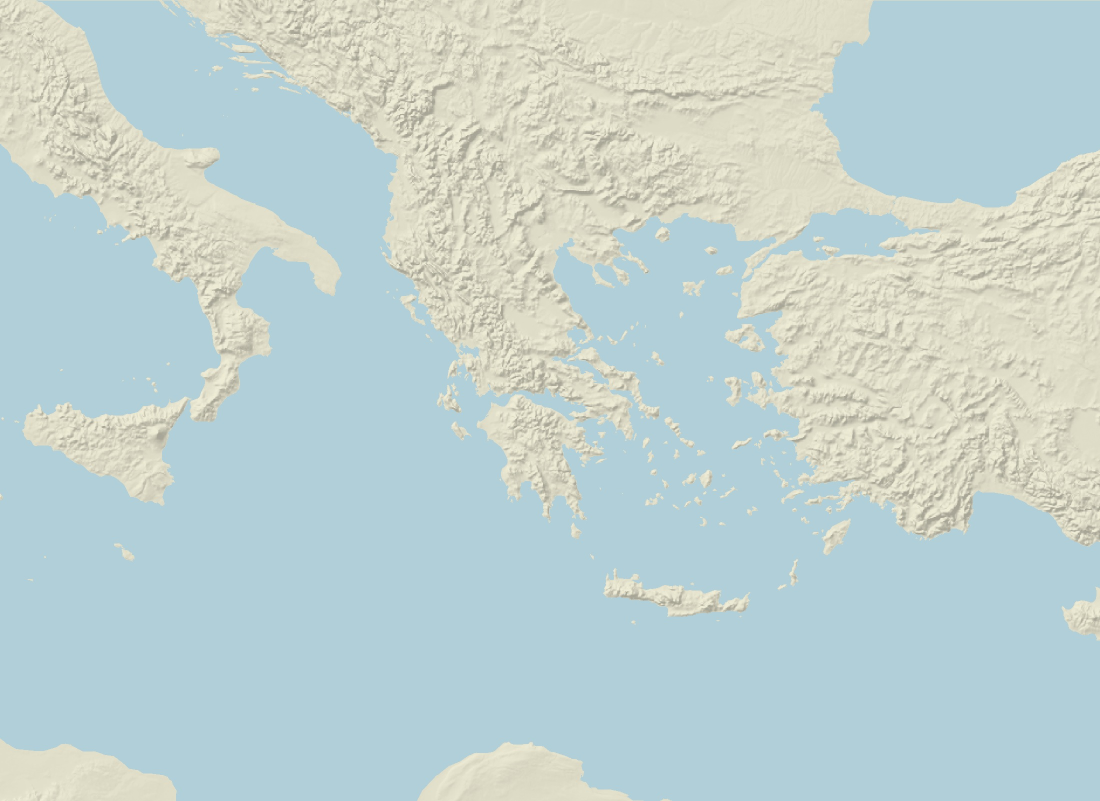
#> input picture maps/atlas/terrain/overview.png, 2200 x 1602 px (shown at 1/2 size)
$ python -i generate-atlas-terrain.py   (imports and definitions only)
#> lines starting #> are read from the running program, lines starting #| are printed output that depends on the picture
"""Generate physical atlas assets. Requires Pillow, NumPy, SciPy and Shapely.

Usage: python scripts/generate-atlas-terrain.py --shorelines gshhs_f.b
       --land-cover NE1_HR_LC.tif
Sources and licenses are recorded in maps/atlas/terrain/sources.json.
Only GSHHG level 1 (ocean shoreline) is read; no roads or political data.
"""
import argparse
import hashlib
import json
import math
import struct
from pathlib import Path

import numpy as np
from PIL import Image, ImageEnhance
from scipy.ndimage import distance_transform_edt, map_coordinates
from shapely import make_valid
from shapely.geometry import Polygon, box, mapping

ROOT = Path(__file__).resolve().parents[1]
OUT = ROOT / 'maps/atlas/terrain'
BOUNDS = (12, 32, 33, 44)  # lon min, lat min, lon max, lat max; padding around focused map


def coast(path):
    extent = box(*BOUNDS)
    polygons = []
    with open(path, 'rb') as source:
        while header := source.read(44):
            ident, n, flag, west, east, south, north, *_ = struct.unpack('>11i', header)
            if flag & 255 != 1 or east / 1e6 < BOUNDS[0] or west / 1e6 > BOUNDS[2] or north / 1e6 < BOUNDS[1] or south / 1e6 > BOUNDS[3]:
                source.seek(n * 8, 1)
                continue
            points = [(x / 1e6 if x <= 180000000 else x / 1e6 - 360, y / 1e6)
                      for x, y in struct.iter_unpack('>2i', source.read(n * 8))]
            shape = make_valid(Polygon(points)).intersection(extent).simplify(.0002, preserve_topology=True)
            parts = [shape] if shape.geom_type == 'Polygon' else getattr(shape, 'geoms', [])
            polygons.extend(mapping(p)['coordinates'] for p in parts if p.geom_type == 'Polygon' and not p.is_empty)
    coordinates = [[[[round(x, 6), round(y, 6)] for x, y in ring] for ring in poly] for poly in polygons]
    result = {'type': 'Feature', 'properties': {'source': 'GSHHG 2.3.7 full resolution, ocean shorelines', 'simplification_degrees': .0002},
              'geometry': {'type': 'MultiPolygon', 'coordinates': coordinates}}
    (OUT / 'land.geojson').write_text(json.dumps(result, separators=(',', ':')) + '\n')
    return sum(len(r) for p in coordinates for r in p), len(coordinates)


def mercator(lat):
    return math.log(math.tan(math.pi / 4 + math.radians(lat) / 2))


def colors(path):
#> called with path = '../maps/atlas/terrain/overview.png'
    Image.MAX_IMAGE_PIXELS = None
    source = Image.open(path).convert('RGB')
#> source is the input picture: PIL image 2200x1602 RGB; mean R, G, B 192.3, 210.2, 208.8
    west, south, east, north = BOUNDS
    w, h = source.size
#> w = 2200; h = 1602
    left, top = round((west + 180) / 360 * w), round((90 - north) / 180 * h)
#> left = 1173; top = 409
    pixels = np.asarray(source.crop((left, top, round((east + 180) / 360 * w), round((90 - south) / 180 * h)))).copy()
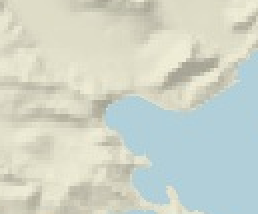
#> pixels: shape (107, 129, 3) (shown 2 times larger); mean R, G, B 205.9, 212.3, 200.4
    # Natural Earth's raster water mask is coarser than the vector coast. Extend
    # nearby land colors across its white water pixels, then use the exact vector
    # mask in the browser. This prevents white steps/fringes and restores tiny islands.
    water = np.all(pixels >= 250, axis=2)
#> water: shape (107, 129) bool; every value is 0
    nearest = distance_transform_edt(water, return_distances=False, return_indices=True)
    pixels[water] = pixels[tuple(nearest[:, water])]
    width = 4096
    height = round(width * (mercator(north) - mercator(south)) / math.radians(east - west))
    latitudes = np.degrees(2 * np.arctan(np.exp(np.linspace(mercator(north), mercator(south), height))) - math.pi / 2)
    rows = (90 - latitudes) / 180 * h - top - .5
#> rows = 2982 values from -0.1 to 106.7
    cols = np.linspace(0, pixels.shape[1] - 1, width)
#> cols = 4096 values from 0 to 128
    yy, xx = np.meshgrid(rows, cols, indexing='ij')
    result = np.stack([map_coordinates(pixels[:, :, channel], [yy, xx], order=1, mode='nearest') for channel in range(3)], axis=2)
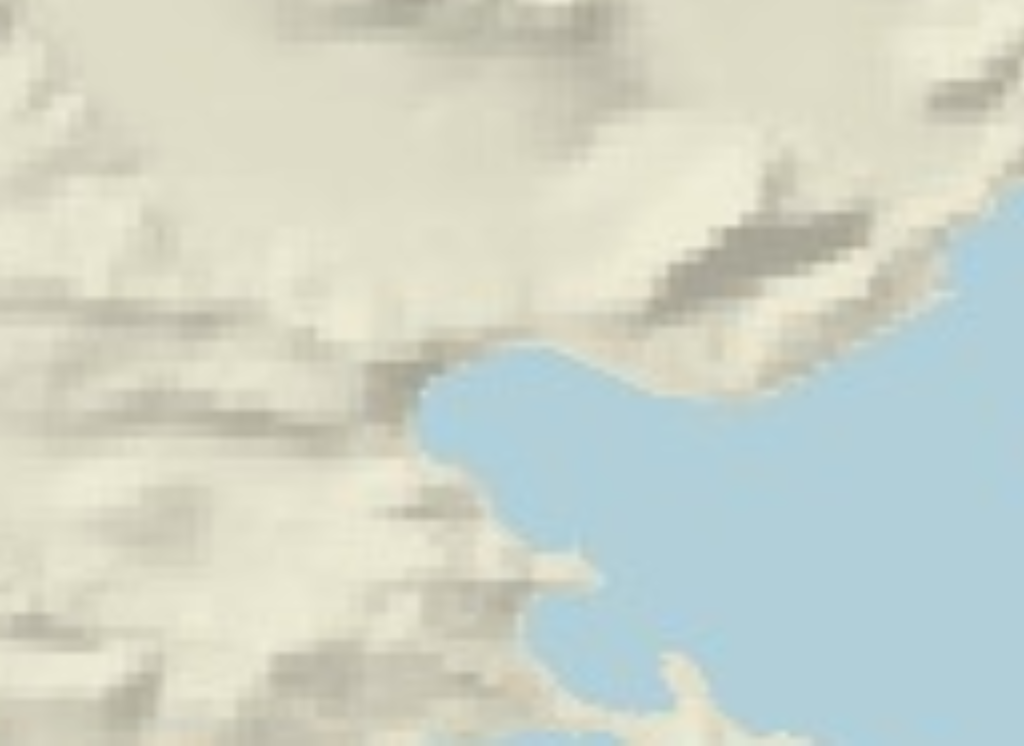
#> result: shape (2982, 4096, 3) (shown at 1/4 size); mean R, G, B 206.2, 212.4, 200.2
    image = ImageEnhance.Color(Image.fromarray(result)).enhance(1.35)
    image.save(OUT / 'natural-colors.webp', quality=90, method=6)
    return [width, height]


def beige():
    pixels = np.asarray(Image.open(OUT / 'overview.png').convert('RGB')).copy()
    water = (pixels[:, :, 1] > pixels[:, :, 0]) & (pixels[:, :, 2] >= pixels[:, :, 1])
    nearest = distance_transform_edt(water, return_distances=False, return_indices=True)
    pixels[water] = pixels[tuple(nearest[:, water])]
    Image.fromarray(pixels).save(OUT / 'beige-relief.webp', quality=90, method=6)


# [23 lines not run here, left out]

>>> result = colors('../maps/atlas/terrain/overview.png')
